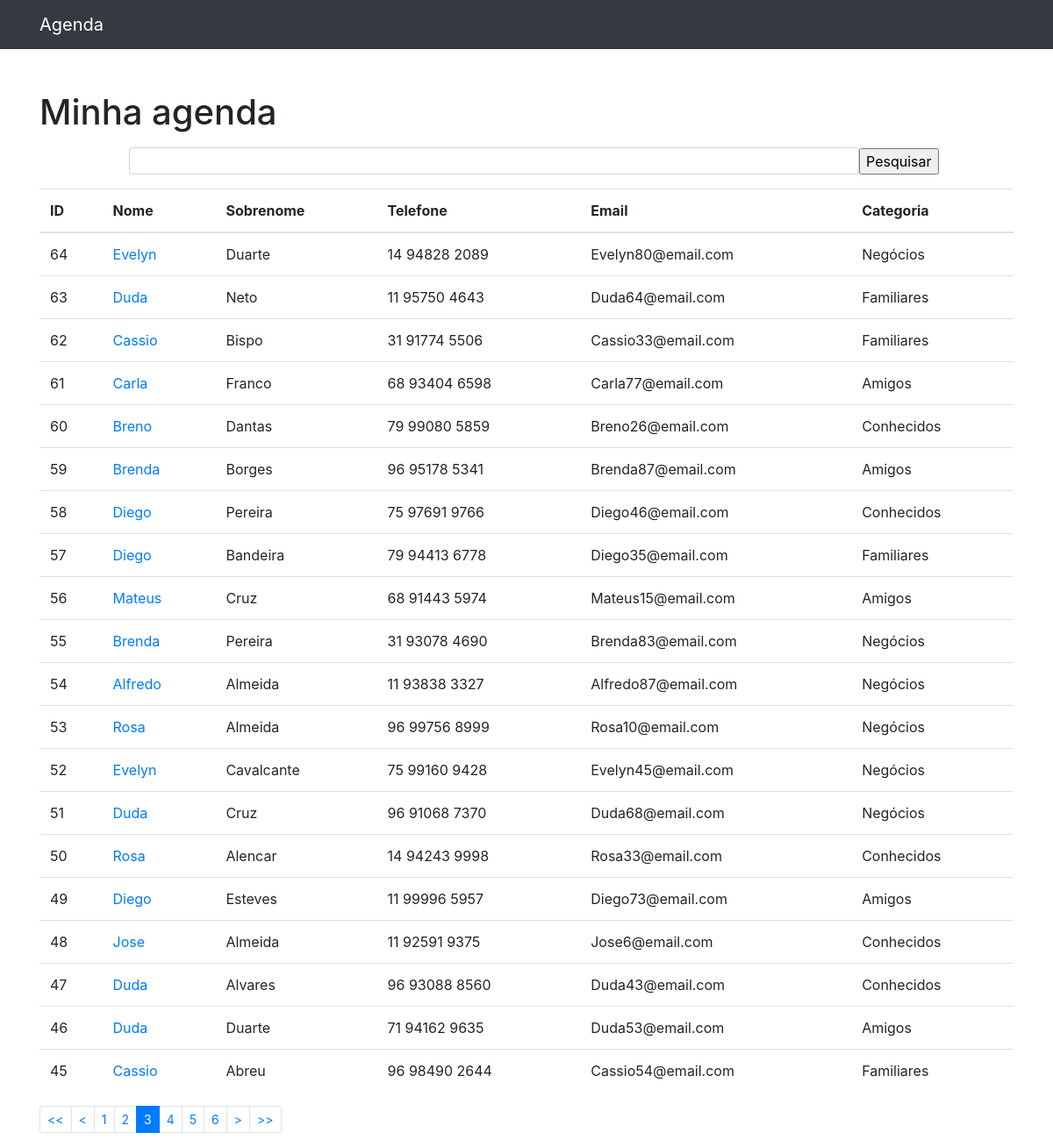
Screenshot of /?page=3&termo= with the database file from the repository.
### contatos/models.py (models this page shows, shortened)
class Contato(Model):
    nome = CharField(max_length=255)
    sobrenome = CharField(max_length=255, blank=True)
    telefone = CharField(max_length=40)
    email = CharField(max_length=255, blank=True)
    data_criacao = DateTimeField(null=True, default=now)
    descricao = CharField(max_length=500, blank=True, null=True)
    mostrar = BooleanField(default=True)
    categoria = ForeignKey(Categoria, on_delete=DO_NOTHING)
    foto = ImageField(blank=True, upload_to='fotos/%Y/%m')

class Categoria(Model):
    nome = CharField(max_length=255)
    def __str__(self) -> str:
        return self.nome

### contatos/views.py (the view)
# urls.py: path('', views.index, name='index'),
def index(request):
    lista = Contato.objects.order_by('-id').exclude(mostrar=False)
    paginator = Paginator(lista, 20)
    numero_pag = request.GET.get('page')
    obj_pag = paginator.get_page(numero_pag)
    return render(
        request, 'contatos/index.html',
        {'contatos':obj_pag}
    )

### contatos/templates/contatos/index.html (shortened to what this page needs)
{% extends 'base.html' %}
{% block conteudo %}
    <h1 class="mt-5">Minha agenda</h1>
    <form class="mt-3 mb-3 form-inline d-flex justify-content-center md-form form-sm active-cyan active-cyan-2 mt-2" action="{% url 'busca' %}" method="get">
        <input class="form-control form-control-sm ml-3 w-75" type="text" value="{{request.GET.termo}}" aria-label="Buscar" name="termo">
        <input type="submit" value="Pesquisar">
    </form>
    <table class="table">
        <thead>
            <tr>
                <th>ID</th>
                <th>Nome</th>
                <th>Sobrenome</th>
                <th>Telefone</th>
                <th>Email</th>
                <th>Categoria</th>
            </tr>
        </thead>
        <tbody>
            {% for contato in contatos%}
                <tr>
                    <td>{{contato.id}}</td>
                    <td>
                        <a href="{% url 'ver_contato' id=contato.id %}">{{contato.nome}}</a>
                    </td>
                    <td>{{contato.sobrenome}}</td>
                    <td>{{contato.telefone}}</td>
                    <td>{{contato.email}}</td>
                    <td>{{contato.categoria}}</td>
                </tr>
            {% empty %}
                <tr>
                    <td>Nenhum contato encontrado.</td>
                </tr>
            {% endfor %}
        </tbody>
    </table>
    <nav aria-label="Page navigation">
        <ul class="pagination pagination-sm">
            {% if contatos.has_previous %}
                <li class="page-item"><a class="page-link" href="?page=1&termo={{request.GET.termo}}">&lt;&lt;</a></li>
                <li class="page-item"><a class="page-link" href="?page={{ contatos.previous_page_number }}&termo={{request.GET.termo}}">&lt;</a></li>
            {% endif %}
            {% for num_pagina in contatos.paginator.page_range %}
                {% if num_pagina == contatos.number %}
                    <li class="page-item active">
                        <a class="page-link" tabindex="-1">{{ num_pagina }} <span class="sr-only">(current)</span></a>
                    </li>
                {% else %}
                    <li class="page-item">
                        <a class="page-link" href="?page={{ num_pagina }}&termo={{request.GET.termo}}">{{ num_pagina }}</a>
                    </li>
                {% endif %}
            {% endfor %}
            {% if contatos.has_next %}
                <li class="page-item"><a class="page-link" href="?page={{ contatos.next_page_number }}&termo={{request.GET.termo}}">&gt;</a></li>
                <li class="page-item"><a class="page-link" href="?page={{ contatos.paginator.num_pages }}&termo={{request.GET.termo}}">&gt;&gt;</a></li>
            {% endif %}
        </ul>
      </nav>
{% endblock %}

### rows the page displays
Contato: id "64", nome "Evelyn", sobrenome "Duarte", telefone "14 94828 2089", email "Evelyn80@email.com", categoria "Negócios"
Contato: id "63", nome "Duda", sobrenome "Neto", telefone "11 95750 4643", email "Duda64@email.com", categoria "Familiares"
Contato: id "62", nome "Cassio", sobrenome "Bispo", telefone "31 91774 5506", email "Cassio33@email.com", categoria "Familiares"
Contato: id "61", nome "Carla", sobrenome "Franco", telefone "68 93404 6598", email "Carla77@email.com", categoria "Amigos"
Contato: id "60", nome "Breno", sobrenome "Dantas", telefone "79 99080 5859", email "Breno26@email.com", categoria "Conhecidos"
Contato: id "59", nome "Brenda", sobrenome "Borges", telefone "96 95178 5341", email "Brenda87@email.com", categoria "Amigos"
Contato: id "58", nome "Diego", sobrenome "Pereira", telefone "75 97691 9766", email "Diego46@email.com", categoria "Conhecidos"
Contato: id "57", nome "Diego", sobrenome "Bandeira", telefone "79 94413 6778", email "Diego35@email.com", categoria "Familiares"
Contato: id "56", nome "Mateus", sobrenome "Cruz", telefone "68 91443 5974", email "Mateus15@email.com", categoria "Amigos"
Contato: id "55", nome "Brenda", sobrenome "Pereira", telefone "31 93078 4690", email "Brenda83@email.com", categoria "Negócios"
Contato: id "54", nome "Alfredo", sobrenome "Almeida", telefone "11 93838 3327", email "Alfredo87@email.com", categoria "Negócios"
Contato: id "53", nome "Rosa", sobrenome "Almeida", telefone "96 99756 8999", email "Rosa10@email.com", categoria "Negócios"
Contato: id "52", nome "Evelyn", sobrenome "Cavalcante", telefone "75 99160 9428", email "Evelyn45@email.com", categoria "Negócios"
Contato: id "51", nome "Duda", sobrenome "Cruz", telefone "96 91068 7370", email "Duda68@email.com", categoria "Negócios"
Contato: id "50", nome "Rosa", sobrenome "Alencar", telefone "14 94243 9998", email "Rosa33@email.com", categoria "Conhecidos"
Contato: id "49", nome "Diego", sobrenome "Esteves", telefone "11 99996 5957", email "Diego73@email.com", categoria "Amigos"
Contato: id "48", nome "Jose", sobrenome "Almeida", telefone "11 92591 9375", email "Jose6@email.com", categoria "Conhecidos"
Contato: id "47", nome "Duda", sobrenome "Alvares", telefone "96 93088 8560", email "Duda43@email.com", categoria "Conhecidos"
Contato: id "46", nome "Duda", sobrenome "Duarte", telefone "71 94162 9635", email "Duda53@email.com", categoria "Amigos"
Contato: id "45", nome "Cassio", sobrenome "Abreu", telefone "96 98490 2644", email "Cassio54@email.com", categoria "Familiares"

### other values shown
{{ num_pagina }} "1" "2" "4" "5" "6"
{{ num_pagina }} "3"
